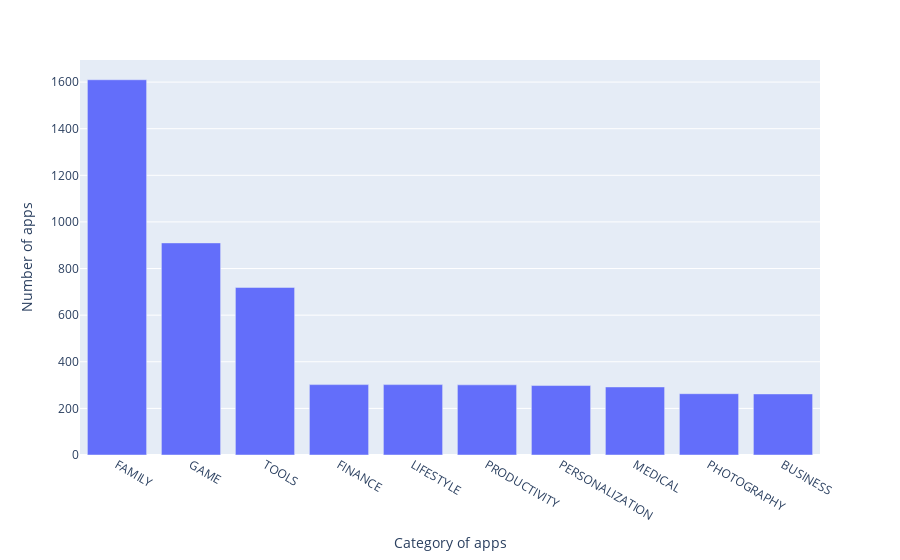

The cell this chart's notebook holds for it:
### Code cell
top10_category = df_apps_clean.Category.value_counts()[:10]
top10_category
bar = px.bar(x = top10_category.index, # index = category name
             y = top10_category.values,
             labels={
                 "y": "Number of apps",
                 "x": "Category of apps"
             }
            )

bar.show()

### Figure 1 — Plotly figure (JSON) as saved in the notebook; plotly's stock layout.template omitted (floating-point values rounded to 4 significant figures)
{"data": [{"alignmentgroup": "True", "hovertemplate": "Category of apps=%{x}<br>Number of apps=%{y}<extra></extra>", "legendgroup": "", "marker": {"color": "#636efa", "pattern": {"shape": ""}}, "name": "", "offsetgroup": "", "orientation": "v", "showlegend": false, "textposition": "auto", "type": "bar", "x": ["FAMILY", "GAME", "TOOLS", "FINANCE", "LIFESTYLE", "PRODUCTIVITY", "PERSONALIZATION", "MEDICAL", "PHOTOGRAPHY", "BUSINESS"], "xaxis": "x", "y": [1610, 910, 719, 302, 302, 301, 298, 292, 263, 262], "yaxis": "y"}], "layout": {"autosize": true, "barmode": "relative", "legend": {"tracegroupgap": 0}, "margin": {"t": 60}, "xaxis": {"anchor": "y", "autorange": true, "domain": [0, 1], "range": [-0.5, 9.5], "title": {"text": "Category of apps"}, "type": "category"}, "yaxis": {"anchor": "x", "autorange": true, "domain": [0, 1], "range": [0, 1695.0], "title": {"text": "Number of apps"}, "type": "linear"}}}
